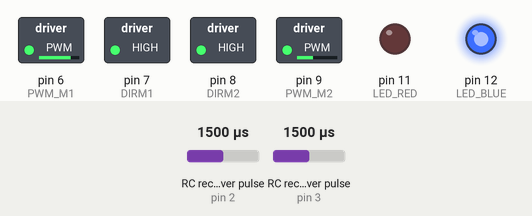
A sketch run on a simulated Arduino Nano, built with avr-gcc and run on an emulated ATmega328P. Shown: switched loads named in the sketch (green lamp = pin HIGH), output pins drawn as LEDs (lit = HIGH). Wiring (inferred from the names in the program): 2 × RC receiver channel: data pin 2 / data pin 3. The inputs (shaded band) are chosen by the test bench; at power-on: RC receiver pulse (sensors on pin 2, pin 3) 1500 µs. What the sketch prints to the serial monitor is not drawn.

Above: at 1.2 s.
1.3 s: RC receiver pulse (sensor on pin 2) set to 1377 µs
4.3 s: RC receiver pulse (sensor on pin 2) set to 1358 µs
At 5.4 s:
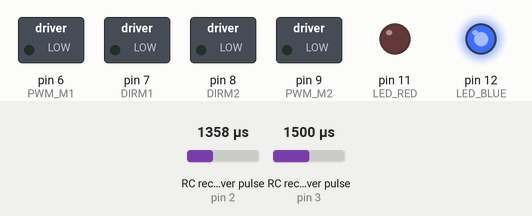
5.8 s: RC receiver pulse (sensor on pin 2) set to 1336 µs
At 6.5 s:
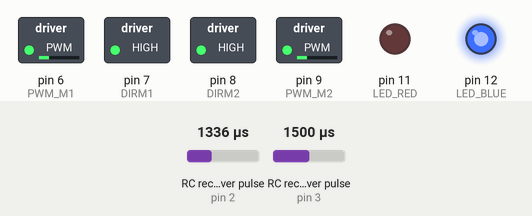
7.3 s: RC receiver pulse (sensor on pin 3) set to 1020 µs
At 8.4 s:
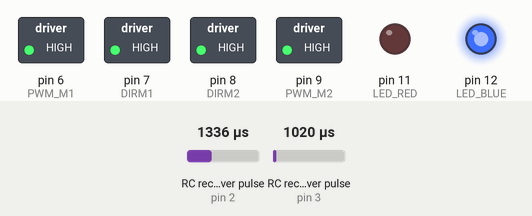
8.8 s: RC receiver pulse (sensor on pin 3) set to 1250 µs
At 9.5 s:
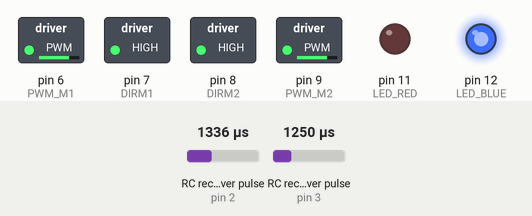
10.3 s: RC receiver pulse (sensor on pin 3) set to 1750 µs
At 10.7 s:
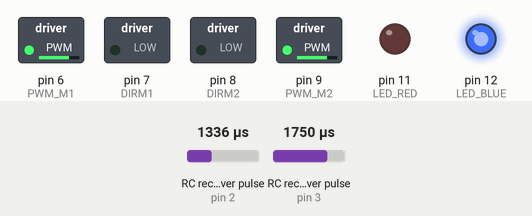
Timing chart, 0 to 12.8 s (numbered marks = the images above; inputs shaded):
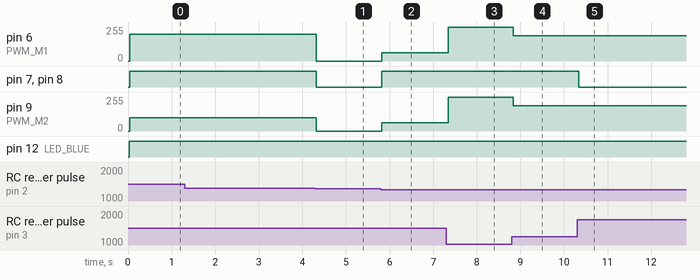

Measured:
- the behaviour switches between 1359 and 1358 µs on RC receiver pulse (sensor on pin 2) (found by bisection; images 0 and 1)
- the behaviour switches between 1352 and 1351 µs on RC receiver pulse (sensor on pin 2) (found by bisection; images 1 and 2)
- after the input at 1.3 s, every drawn part: stays the same
- after the input at 4.3 s, pin 6 (PWM_M1): 200/255 → 0/255 at once; pin 7 (DIRM1), pin 8 (DIRM2): HIGH → LOW at once; pin 9 (PWM_M2): 100/255 → 0/255 at once
- after the input at 5.8 s, pin 6 (PWM_M1), pin 9 (PWM_M2): 0/255 → 63/255 at once; pin 7 (DIRM1), pin 8 (DIRM2): LOW → HIGH at once
- after the input at 7.3 s, pin 6 (PWM_M1), pin 9 (PWM_M2): 63/255 → 255/255 at once
- after the input at 8.8 s, pin 6 (PWM_M1), pin 9 (PWM_M2): 255/255 → 190/255 at once
- after the input at 10.3 s, pin 7 (DIRM1), pin 8 (DIRM2): HIGH → LOW at once

The sketch:

FINAL_SUMO.ino
```cpp
/*
created 13 Oct 2019
  by eng Mohamed Samir
modified 15 Oct 2019
  by eng Mohamed Samir
*/
#include "Arduino.h"
#include "MOTOR1.h"
#include "MOTOR2.h"
#include "CH1_TO_Motor1.h"
#include "CH2_TO_Motor2.h"
#include "ALLMOTOR_control.h"
#include "CONTROL_SUMO_SAMIR.h"
void setup() {
  Serial.begin(9600);
  SUMO_RC.SETUP_SUMO_RC();
}

void loop() {
  SUMO_RC.Control_Motor_SUMO_RC();
}
```

ALLMOTOR_control.cpp
```cpp
#include "Arduino.h"
#include "ALLMOTOR_control.h"
#include "MOTOR1.h"
#include "MOTOR2.h"

ALLMOTOR_class::ALLMOTOR_class() {

}

void ALLMOTOR_class::SETUPALLMOTOR() {

  MOTOR1_RC.SETUPM1();
  MOTOR2_RC.SETUPM2();

}


void ALLMOTOR_class::ch1Forword_ch2Stop(int M1_speed, int M2_speed) {

  MOTOR1_RC.FOROWRDM1(M1_speed);
  MOTOR2_RC.FOROWRDM2(M2_speed);


}

void ALLMOTOR_class::ch1Backword_ch2Stop(int M1_speed, int M2_speed) {
  MOTOR1_RC.BACKWORDM1(M1_speed);
  MOTOR2_RC.BACKWORDM2(M2_speed);
}

void ALLMOTOR_class::ch1Stop_ch2Stop() {
  MOTOR1_RC.STOPM1();
  MOTOR2_RC.STOPM2();

}

void ALLMOTOR_class::ch1Stop_ch2Right(int M1_speed, int M2_speed) {
  MOTOR1_RC.BACKWORDM1(M1_speed);
  MOTOR2_RC.FOROWRDM2(M2_speed);
}


void ALLMOTOR_class::ch1Stop_ch2Left(int M1_speed, int M2_speed) {
  MOTOR1_RC.FOROWRDM1(M1_speed);
  MOTOR2_RC.BACKWORDM2(M2_speed);
}


void ALLMOTOR_class::ch1Forword_ch2Right(int M1_speed, int M2_speed) {
  MOTOR1_RC.FOROWRDM1(M1_speed);
  MOTOR2_RC.FOROWRDM2(M2_speed);

}

void ALLMOTOR_class::ch1Backword_ch2Right(int M1_speed, int M2_speed) {
  MOTOR1_RC.BACKWORDM1(M1_speed);
  MOTOR2_RC.BACKWORDM2(M2_speed);

}


void ALLMOTOR_class::ch1Forword_ch2Left(int M1_speed, int M2_speed) {
  MOTOR1_RC.FOROWRDM1(M1_speed);
  MOTOR2_RC.FOROWRDM2(M2_speed);

}


void ALLMOTOR_class::ch1Backword_ch2Left(int M1_speed, int M2_speed) {
  MOTOR1_RC.BACKWORDM1(M1_speed);
  MOTOR2_RC.BACKWORDM2(M2_speed);

}


ALLMOTOR_class ALLMOTOR_JOY = ALLMOTOR_class();
```

ALLMOTOR_control.h
```cpp
#ifndef ALLMOTOR_e
#define ALLMOTOR_e

class ALLMOTOR_class{
  public:
    ALLMOTOR_class();
    void SETUPALLMOTOR();
    void ch1Forword_ch2Stop(int M1_speed,int M2_speed);
    void ch1Backword_ch2Stop(int M1_speed,int M2_speed);
    void ch1Stop_ch2Stop();
    void ch1Stop_ch2Right(int M1_speed,int M2_speed);
    void ch1Stop_ch2Left(int M1_speed,int M2_speed);
    void ch1Forword_ch2Right(int M1_speed,int M2_speed);
    void ch1Backword_ch2Right(int M1_speed,int M2_speed);
    void ch1Forword_ch2Left(int M1_speed,int M2_speed);
    void ch1Backword_ch2Left(int M1_speed,int M2_speed);

};

extern ALLMOTOR_class ALLMOTOR_JOY;

#endif
```

CH1_TO_Motor1.cpp
```cpp
#include "Arduino.h"
#include "CH1_TO_Motor1.h"
const uint8_t CH1RC =3 ;
const uint8_t LED_BLUE =12 ;
const uint8_t LED_RED =11 ;
volatile int CH1_signal_value=0;

CH1_MOTOR1::CH1_MOTOR1(){
}

void CH1_MOTOR1::SETUPCH1(){
  pinMode(CH1RC, INPUT);
  pinMode(LED_BLUE, OUTPUT);
  pinMode(LED_RED, OUTPUT);
}


int CH1_MOTOR1::CH1_RC_signal(){

  CH1_signal_value = pulseIn(CH1RC , HIGH);
    //Serial.print("CH1 pulse  ");
    //Serial.print(CH1_signal_value);
    //Serial.print('\t');
    if(CH1_signal_value==0){
      digitalWrite(LED_RED,HIGH);
      digitalWrite(LED_BLUE,LOW );
      Serial.print("led RED on");
      CH1_signal_value=1000;
      return CH1_signal_value;
    }
    else{
     digitalWrite(LED_RED,LOW);
     digitalWrite(LED_BLUE,HIGH );
     Serial.print("LED_BLUE on");
    CH1_signal_value = map(CH1_signal_value , 837, 1838 , -255 , 255);
    CH1_signal_value = constrain(CH1_signal_value , -255 , 255);
    //Serial.print("CH1   ");
    //Serial.print(CH1_signal_value);
    //Serial.print('\t');
    return CH1_signal_value;
    }
}

CH1_MOTOR1 CH1_RC_MOTOR1 = CH1_MOTOR1();
```

CH1_TO_Motor1.h
```cpp
#ifndef CH1_M1
#define CH1_M1

class CH1_MOTOR1{
  public:
    CH1_MOTOR1();
    void SETUPCH1();
    int CH1_RC_signal();
};

extern CH1_MOTOR1 CH1_RC_MOTOR1;

#endif
```

CH2_TO_Motor2.cpp
```cpp
#include "Arduino.h"
#include "CH2_TO_Motor2.h"
const uint8_t CH2RC = 2 ;
volatile int CH2_signal_value = 0;

CH2_MOTOR2::CH2_MOTOR2() {
}

void CH2_MOTOR2::SETUPCH2() {
  pinMode(CH2RC, INPUT);
}


int CH2_MOTOR2::CH2_RC_signal() {

  CH2_signal_value = pulseIn(CH2RC , HIGH);
if(CH2_signal_value==0){
  CH2_signal_value=1000;
  return CH2_signal_value;
  }
else{
    CH2_signal_value = map(CH2_signal_value , 1058, 1991 , -255 , 255);
    CH2_signal_value = constrain(CH2_signal_value , -255 , 255);
    //Serial.print("\tCH2   ");
    //Serial.println(CH2_signal_value);
    return CH2_signal_value;
}

}

CH2_MOTOR2 CH2_RC_MOTOR2 = CH2_MOTOR2();
```

CH2_TO_Motor2.h
```cpp
#ifndef CH2_M2
#define CH2_M2

class CH2_MOTOR2{
  public:
    CH2_MOTOR2();
    void SETUPCH2();
    int CH2_RC_signal();
};

extern CH2_MOTOR2 CH2_RC_MOTOR2;

#endif
```

CONTROL_SUMO_SAMIR.cpp
```cpp
#include "Arduino.h"
#include "CH1_TO_Motor1.h"
#include "CH2_TO_Motor2.h"
#include "ALLMOTOR_control.h"
#include "CONTROL_SUMO_SAMIR.h"
volatile int ch1_value = 0;
volatile int ch2_value = 0;
Control_SUMO_RC::Control_SUMO_RC() {
}

void Control_SUMO_RC::SETUP_SUMO_RC() {
  ALLMOTOR_JOY.SETUPALLMOTOR();
  CH1_RC_MOTOR1.SETUPCH1();
  CH2_RC_MOTOR2.SETUPCH2();

}


void Control_SUMO_RC::Control_Motor_SUMO_RC() {
  ch1_value = CH1_RC_MOTOR1.CH1_RC_signal();
  ch2_value = CH2_RC_MOTOR2.CH2_RC_signal();

  if (ch1_value >= -255 && ch1_value <= 85 && ch2_value >= -115 && ch2_value <= -95) { //forword
    //Serial.print("forword");
    if (ch1_value >= 33 && ch1_value  <= 92)
    {
      ALLMOTOR_JOY.ch1Forword_ch2Stop(63, 63);
    }
    else if (ch1_value >= -26 && ch1_value < 33) {
      ALLMOTOR_JOY.ch1Forword_ch2Stop(126, 126);

    }
    else if (ch1_value >= -85 && ch1_value < -26) {
      ALLMOTOR_JOY.ch1Forword_ch2Stop(190, 190);

    }
    else {
      ALLMOTOR_JOY.ch1Forword_ch2Stop(255, 255);

    }
  }

  else if (ch1_value >= 115 && ch1_value <= 255 && ch2_value >= -115 && ch2_value <= -95) { //backword
    //Serial.print("backword");
    if (ch1_value >= 115 && ch1_value  <= 150)
    {
      ALLMOTOR_JOY.ch1Backword_ch2Stop(63, 63);
    }
    else if (ch1_value > 150 && ch1_value  <= 185) {
      ALLMOTOR_JOY.ch1Backword_ch2Stop(126, 126);

    }
    else if (ch1_value > 185 && ch1_value <= 220) {
      ALLMOTOR_JOY.ch1Backword_ch2Stop(190, 190);

    }
    else {
      ALLMOTOR_JOY.ch1Backword_ch2Stop(255, 255);

    }

  }


  else if (ch1_value >= 88 && ch1_value <= 105 && ch2_value >= -90 && ch2_value <= 255) { //right
    //Serial.print("right");
    if (ch2_value <= -27 && ch2_value >= -90) {

      ALLMOTOR_JOY.ch1Stop_ch2Right(63, 63);
    }
    else if (ch2_value <= 36 && ch2_value > -27) {
      ALLMOTOR_JOY.ch1Stop_ch2Right(126, 126);
    }
    else if (ch2_value <= 99 && ch2_value > 36) {

      ALLMOTOR_JOY.ch1Stop_ch2Right(190, 190);
    }
    else {
      ALLMOTOR_JOY.ch1Stop_ch2Right(255, 255);

    }

  }

  else if (ch1_value >= 88 && ch1_value <= 105 && ch2_value >= -255 && ch2_value <= -123) { //left
    //Serial.print("left");
    if (ch2_value <= -123 && ch2_value >= -156) {
      ALLMOTOR_JOY.ch1Stop_ch2Left(63, 63);
    }
    else if (ch2_value < -156 && ch2_value >= -189) {
      ALLMOTOR_JOY.ch1Stop_ch2Left(126, 126);
    }
    else if (ch2_value < -189 && ch2_value >= -222) {
      ALLMOTOR_JOY.ch1Stop_ch2Left(190, 190);
    }
    else {
      ALLMOTOR_JOY.ch1Stop_ch2Left(255, 255);

    }

  }


  else if (ch1_value >= -255 && ch1_value <= 85 && ch2_value >= -90 && ch2_value <= 255) { //forwrd_Right
    //Serial.print("forwrd_Right");
    //ALLMOTOR_JOY.ch1Forword_ch2Right(200, 130);
    if (ch1_value >= -255 && ch1_value <= 85 && ch2_value <= 100 && ch2_value >= -90) {
      //Serial.println("forwrd_right 100");

      ALLMOTOR_JOY.ch1Forword_ch2Right(200, 100);
    }

    else {
      //Serial.println("forwrd_right 204");

      ALLMOTOR_JOY.ch1Forword_ch2Right(250, 204);

    }

  }


  else if (ch1_value >= -255 && ch1_value <= 85 && ch2_value >= -255 && ch2_value <= -123) { //forwrd_Left
    // ALLMOTOR_JOY.ch1Forword_ch2Left(32, 63);
    if (ch1_value >= -255 && ch1_value <= 85 && ch2_value <= -85 && ch2_value >= -205) {
      //Serial.println("forwrd_left 100");

      ALLMOTOR_JOY.ch1Forword_ch2Left(100, 200);
    }

    else {
      //Serial.println("forwrd_left 204");

      ALLMOTOR_JOY.ch1Forword_ch2Left(204, 250);

    }


  }

  else if (ch1_value >= 115 && ch1_value <= 255 && ch2_value >= -90 && ch2_value <= 255) { //Backword_Right
    //ALLMOTOR_JOY.ch1Backword_ch2Right(63, 32);
     if (ch1_value >= -255 && ch1_value <= 85 && ch2_value <= 100 && ch2_value >= -90) {
      //Serial.println("forwrd_right 100");

      ALLMOTOR_JOY.ch1Backword_ch2Right(200, 100);
    }

    else {
      //Serial.println("forwrd_right 204");

      ALLMOTOR_JOY.ch1Backword_ch2Right(250, 204);

    }


  }

  else if (ch1_value >= 115 && ch1_value <= 255&& ch2_value >= -255 && ch2_value <= -123) { //Backword_Left
    //ALLMOTOR_JOY.ch1Backword_ch2Left(32, 63);
    if (ch1_value >= -255 && ch1_value <= 85 && ch2_value <= -85 && ch2_value >= -205) {
      //Serial.println("forwrd_left 100");

      ALLMOTOR_JOY.ch1Backword_ch2Left(100, 200);
    }

    else {
      //Serial.println("forwrd_left 204");

      ALLMOTOR_JOY.ch1Backword_ch2Left(204, 250);

    }
  }

  else {//STOP
    //Serial.println("STOP");
    ALLMOTOR_JOY.ch1Stop_ch2Stop();

  }

}

Control_SUMO_RC SUMO_RC = Control_SUMO_RC();
```

CONTROL_SUMO_SAMIR.h
```cpp
#ifndef Control_SUMO
#define Control_SUMO

class Control_SUMO_RC{
  public:
    Control_SUMO_RC();
    void SETUP_SUMO_RC();
    void Control_Motor_SUMO_RC();


};

extern Control_SUMO_RC SUMO_RC;

#endif
```

MOTOR1.cpp
```cpp
#include "Arduino.h"
#include "MOTOR1.h"
const uint8_t DIRM1 = 7;
const uint8_t PWM_M1 = 6;
motor1_class::motor1_class() {
}

void motor1_class::SETUPM1() {
  pinMode(DIRM1, OUTPUT);
  pinMode(PWM_M1, OUTPUT);

}


void motor1_class::FOROWRDM1(int M1_speed) {
  digitalWrite(DIRM1, HIGH);
  analogWrite(PWM_M1, M1_speed);


}
void motor1_class::BACKWORDM1(int M1_speed) {
  digitalWrite(DIRM1, LOW);
  analogWrite(PWM_M1, M1_speed);


}
void motor1_class::STOPM1() {
  digitalWrite(DIRM1, LOW);
  analogWrite(PWM_M1, 0);


}

motor1_class MOTOR1_RC = motor1_class();
```

MOTOR1.h
```cpp
#ifndef M1
#define M1

class motor1_class{
  public:
    motor1_class();
    void SETUPM1();
    void FOROWRDM1(int M1_speed);
    void BACKWORDM1(int M1_speed);
    void STOPM1();
};

extern motor1_class MOTOR1_RC;

#endif
```

MOTOR2.cpp
```cpp
#include "Arduino.h"
#include "MOTOR2.h"
const uint8_t DIRM2 = 8;
const uint8_t PWM_M2 = 9;
motor2_class::motor2_class(){
}

void motor2_class::SETUPM2(){
  pinMode(DIRM2, OUTPUT);
  pinMode(PWM_M2, OUTPUT);
}


void motor2_class::FOROWRDM2(int M2_speed) {
  digitalWrite(DIRM2, HIGH);
  analogWrite(PWM_M2, M2_speed);


}
void motor2_class::BACKWORDM2(int M2_speed) {
  digitalWrite(DIRM2, LOW);
  analogWrite(PWM_M2, M2_speed);


}
void motor2_class::STOPM2() {
  digitalWrite(DIRM2, LOW);
  analogWrite(PWM_M2, 0);


}

motor2_class MOTOR2_RC = motor2_class();
```

MOTOR2.h
```cpp
#ifndef M2
#define M2

class motor2_class {
  public:
    motor2_class();
    void SETUPM2();
    void FOROWRDM2(int M2_speed);
    void BACKWORDM2(int M2_speed);
    void STOPM2();
};

extern motor2_class MOTOR2_RC;

#endif
```
